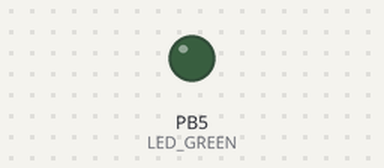
Simulated run of this program. Board: ATmega328P, built with avr-gcc and emulated at 16 MHz. On the bench: output pins drawn as LEDs (lit = HIGH).

Above: at 0.5 s.
At 5.0 s:
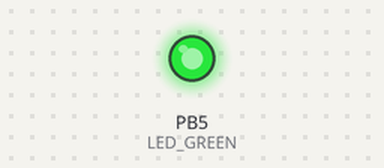
Timing chart, 0 to 6.9 s (numbered marks = the images above):
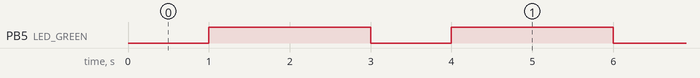

The program:

main.c
```c
// (licence header left out)
/* Defines -----------------------------------------------------------*/
/* The preprocessor will process directives that are inserted into the C
 * source code. These directives allow additional actions to be taken on
 * the C source code before it is compiled into object code. Directives
 * are not part of the C language itself.
 *
 * Preprocessor directives begin with a pound (#) symbol and may have
 * several arguments. Do NOT put a semicolon character at the end of
 * directives. This is a common mistake.
 */
#define LED_GREEN   PB5 // AVR pin where green LED is connected, nahradí LED_GREEN PB5
#define SHORT_DELAY 1000 // Delay in milliseconds
#define LONG_DELAY 2000 // Delay in milliseconds
#ifndef F_CPU           // Preprocessor directive allows for conditional
                        // compilation. The #ifndef means "if not defined".
# define F_CPU 16000000 // CPU frequency in Hz required for delay
#endif                  // The #ifndef directive must be closed by #endif
typedef int bool;
#define true 1
#define false 0
/* Includes ----------------------------------------------------------*/
/* Include another C language file into the current file at the location
 * of the #include statement prior to compiling the source code.
 */
#include <util/delay.h> // Functions for busy-wait delay loops
#include <avr/io.h>     // AVR device-specific IO definitions

/* Function definitions ----------------------------------------------*/
/**********************************************************************
 * Function: Main function where the program execution begins
 * Purpose:  Toggle one LED and use delay library.
 * Returns:  none
 **********************************************************************/
int main(void)
{
    // Set pin as output in Data Direction Register
    // DDRB = DDRB or 0010 0000
    DDRB = DDRB | (1<<LED_GREEN); // posunutí jednièky o PB5 (= 5) na pozici pátého bitu, bitový 'or' s pùvodním DDRB
    // Set pin LOW in Data Register (LED off)
    // PORTB = PORTB and 1101 1111
	bool first_run = true;
    PORTB = PORTB & ~(1<<LED_GREEN); // na port PB5 zapsat '1', bitový 'and' s pùvodním DDRB

    // Infinite loop
    while (1)
    {
        // Pause several milliseconds
        if(first_run)
		{
			_delay_ms(SHORT_DELAY);
			first_run = !first_run;
		}
		else
		{
			_delay_ms(LONG_DELAY);
			first_run = !first_run;
		}

        // Invert LED in Data Register
        // PORTB = PORTB xor 0010 0000
        PORTB = PORTB ^ (1<<LED_GREEN);
    }

    // Will never reach this
    return 0;
}
```

Measured:
- by itself, PB5 (LED_GREEN): alternates HIGH for 2.0 s and LOW for 1.0 s
